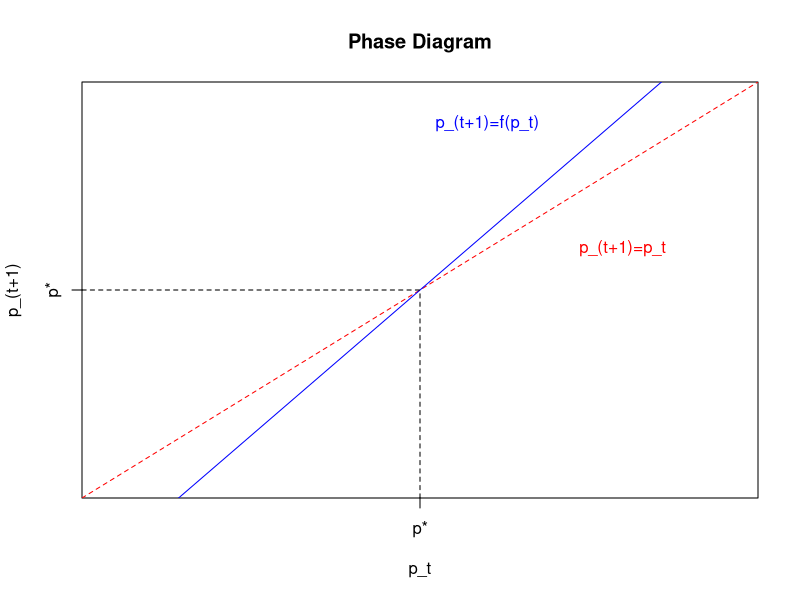
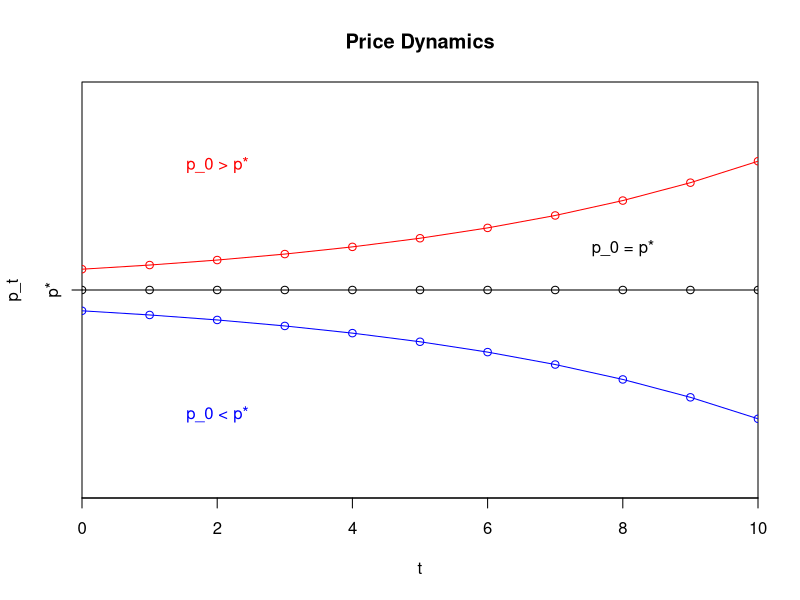

These figures' R source, in order:
## ---- chunk 1
knitr::opts_chunk$set(echo = TRUE)
## ---- chunk 2
plot(1, type="n", xlim=c(0, 1), ylim=c(0, 1), xlab = "p_t", ylab = "p_(t+1)", xaxs="i", yaxs="i", xaxt='n', yaxt='n', main = "Phase Diagram")

axis(1, at=.5, labels="p*")
axis(2, at=.5, labels="p*")

abline(a=0, b=1, col = "red", lty=2)
abline(a=-.2, b=1.4, col ="blue")

segments(x0 = 0.5, x1=0.5, y0=0, y1=0.5, lty = 2)
segments(x0 = 0, x1=0.5, y0=0.5, y1=0.5, lty = 2)

text(x=.8, y=.6, labels = "p_(t+1)=p_t", col = "red")
text(x=.6, y=.9, labels = "p_(t+1)=f(p_t)", col = "blue")
## ---- chunk 3
r <- 0.2
d <- 1
p_star <- d/r

p_0_eq <- p_star
p_0_pos <- p_0_eq + 0.5
p_0_neg <- p_0_eq - 0.5

t <- 0:10

p_t_eq <- (p_0_eq-p_star)*(1+r)^t+p_star 
p_t_pos <- (p_0_pos-p_star)*(1+r)^t+p_star 
p_t_neg <- (p_0_neg-p_star)*(1+r)^t+p_star 

plot(1, type="n", xlim=c(0, 10), ylim=c(0, 10), ylab = "p_t", xlab = "t", xaxs="i", yaxs="i", yaxt='n', main = "Price Dynamics")

axis(2, at=5, labels="p*")

points(x=t, y=p_t_eq)
points(x=t, y=p_t_pos, col="red")
points(x=t, y=p_t_neg, col="blue")

lines(x=t, y=p_t_eq)
lines(x=t, y=p_t_pos, col="red")
lines(x=t, y=p_t_neg, col="blue")

text(x=2, y=8, labels = "p_0 > p*", col = "red")
text(x=2, y=2, labels = "p_0 < p*", col = "blue")
text(x=8, y=6, labels = "p_0 = p*")
